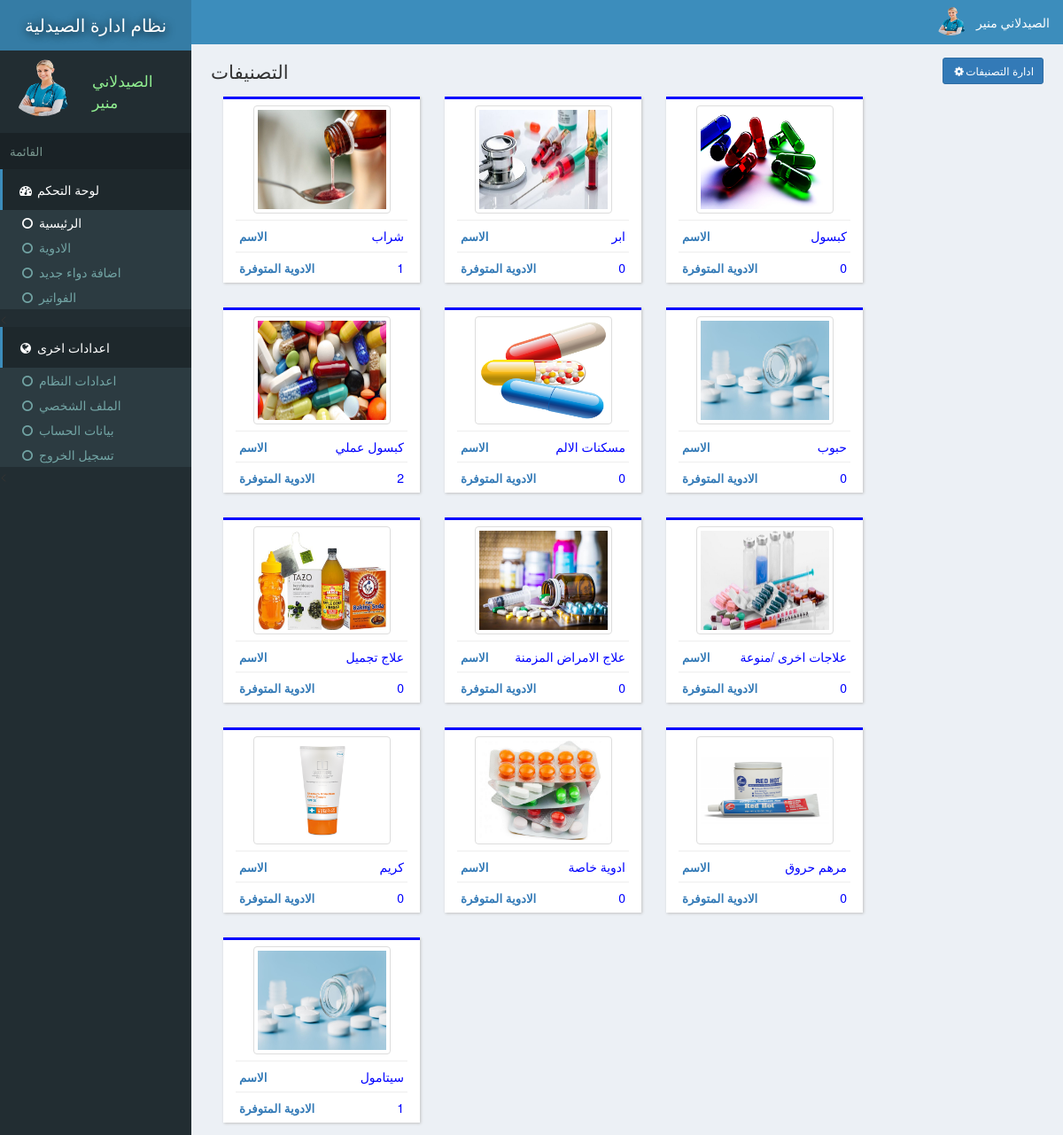
Page /index.php (signed in) on the committed database.
### tables this page shows
CREATE TABLE `site` (
  `id` int(11) NOT NULL,
  `title` varchar(222) NOT NULL,
  `name` varchar(222) NOT NULL
);

CREATE TABLE `users` (
  `id` int(11) NOT NULL,
  `email` varchar(222) NOT NULL,
  `password` varchar(222) NOT NULL,
  `name` varchar(222) NOT NULL,
  `pic` varchar(222) NOT NULL,
  `number` varchar(222) NOT NULL,
  `date` timestamp NOT NULL DEFAULT current_timestamp()
);

CREATE TABLE `categories` (
  `id` int(11) NOT NULL,
  `name` varchar(222) NOT NULL,
  `pic` varchar(111) NOT NULL,
  `details` varchar(333) NOT NULL,
  `date` timestamp NOT NULL DEFAULT current_timestamp()
);

### assets/db.php (called while the page is built, shortened)
<?php
    $con = new mysqli('localhost','root','','store');
    $array = $con->query("select * from users where id ='$_SESSION[userId]'");
    $user = $array->fetch_assoc();
?>

### index.php (the view, shortened to what this page needs)
<?php require "assets/function.php" ?>
<?php require 'assets/db.php';?>
<!DOCTYPE html>
<html>
<head>
  <?php require "assets/autoloader.php" ?>
</head>
<body style="background: #ECF0F5;padding:0;margin:0">
<div class="dashboard" style="position: fixed;width: 18%;height: 100%;background:#222D32">
  <div style="background:#357CA5;padding: 14px 3px;color:white;font-size: 15pt;text-align: center;text-shadow: 1px 1px 11px black">
    <a href="index.php" style="color: white;text-decoration: none;"><?php echo strtoupper(siteName()); ?> </a>
  </div>
  <div class="flex" style="padding: 3px 7px;margin:5px 2px;">
    <div><img src="photo/<?php echo $user['pic'] ?>" class='img-circle' style='width: 77px;height: 66px'></div>
    <div style="color:lightgreen;font-size: 13pt;padding: 14px 7px;margin-left: 11px;"><?php echo ucfirst($user['name']); ?></div>
  </div>
  <div style="background: #1A2226;font-size: 10pt;padding: 11px;color: #79978F">القائمة</div>
  <div>
    <div style="background:#1E282C;color: white;padding: 13px 17px;border-left: 3px solid #3C8DBC;"><span><i class="fa fa-dashboard fa-fw"></i> لوحة التحكم</span></div>
    <div class="item">
      <ul class="nostyle zero">
        <a href="index.php"><li style="color: white"><i class="fa fa-circle-o fa-fw"></i> الرئيسية</li></a>
        <a href="inventeries.php"><li><i class="fa fa-circle-o fa-fw"></i> الادوية</li></a>
       <a href="addnew.php"><li><i class="fa fa-circle-o fa-fw"></i> اضافة دواء جديد</li></a>
        <a href="reports.php"><li><i class="fa fa-circle-o fa-fw"></i> الفواتير</li></a>
      </ul><
    </div>
  </div>
  <div style="background:#1E282C;color: white;padding: 13px 17px;border-left: 3px solid #3C8DBC;"><span><i class="fa fa-globe fa-fw"></i> اعدادات اخرى</span></div>
  <div class="item">
      <ul class="nostyle zero">
        <a href="sitesetting.php"><li><i class="fa fa-circle-o fa-fw"></i> اعدادات النظام</li></a>
       <a href="profile.php"><li><i class="fa fa-circle-o fa-fw"></i> الملف الشخصي</li></a>
        <a href="accountSetting.php"><li><i class="fa fa-circle-o fa-fw"></i> بيانات الحساب</li></a>
        <a href="logout.php"><li><i class="fa fa-circle-o fa-fw"></i> تسجيل الخروج</li></a>
      </ul><
    </div>
</div>
<div class="marginLeft" >
  <div style="color:white;background:#3C8DBC" >
    <div class="pull-right flex rightAccount" style="padding-right: 11px;padding: 7px;">
      <div><img src="photo/<?php echo $user['pic'] ?>" style='width: 41px;height: 33px;' class='img-circle'></div>
      <div style="padding: 8px"><?php echo ucfirst($user['name']) ?></div>
    </div>
  </div>
  <div class="content2">
    <div>
      <span style="font-size: 16pt;color: #333333">التصنيفات </span>
      <a href="manageCat.php"><button class="btn btn-primary btn-sm pull-right" data-toggle="modal" data-target="#addIn"><i class="fa fa-gear  fa-fw"> </i>ادارة التصنيفات</button></a>
    </div>
  <?php
    $array = $con->query("select * from categories");
    while ($row = $array->fetch_assoc())
    {
      $array2 = $con->query("select count(*) from inventeries where catId = '$row[id]'");
      $row2 = $array2->fetch_assoc();
  ?>
    <a href="inventeries.php?catId=<?php echo $row['id'] ?>"><div class="box2 col-md-3">
     <div class="center"> <img src="photo/<?php echo $row['pic'] ?>" style="width: 155px;height: 122px;" class='img-thumbnail'></div>
      <hr style="margin: 7px;">
      <span style="padding: 11px"><strong style="font-size: 10pt">الاسم</strong><span class="pull-right" style="color:blue;margin-right: 11px;"><?php echo $row['name'] ?></span></span>
      <hr style="margin: 7px;">
      <span style="padding: 11px"><strong style="font-size: 10pt">الادوية المتوفرة</strong><span class="pull-right" style="color:blue;margin-right: 11px"><?php echo $row2['count(*)']; ?></span></span>
    </div></a>
  <?php
    }
   ?>
  </div>
</div>
</body>
</html>

### rows in the picture
site: name "نظام ادارة الصيدلية"
users: pic (picture), name "الصيدلاني منير"
categories: pic (picture), name "شراب", count "1"
categories: pic (picture), name "ابر", count "0"
categories: pic (picture), name "كبسول", count "0"
categories: pic (picture), name "كبسول عملي", count "2"
categories: pic (picture), name "مسكنات الالم", count "0"
categories: pic (picture), name "حبوب", count "0"
categories: pic (picture), name "علاج تجميل", count "0"
categories: pic (picture), name "علاج الامراض المزمنة", count "0"
categories: pic (picture), name "علاجات اخرى /منوعة", count "0"
categories: pic (picture), name "كريم", count "0"
categories: pic (picture), name "ادوية خاصة", count "0"
categories: pic (picture), name "مرهم حروق", count "0"
categories: pic (picture), name "سيتامول", count "1"
